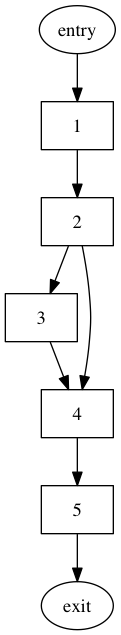

The Python source for this figure:
import pygraphviz as pgv


# strict (no parallel edges)
# digraph
# with attribute rankdir set to 'LR'
G = pgv.AGraph(directed = True, strict = True)
G.add_nodes_from(['1', '2', '3', '4', '5'], shape = 'box')
G.add_node('entry', shape = 'ellipse')
G.add_node('exit', shape = 'ellipse')

G.add_edge('entry', '1')
G.add_edge('5', 'exit')
G.add_edge('1', '2')
G.add_edge('2', '3')
G.add_edge('2', '4')
G.add_edge('3', '4')
G.add_edge('4', '5')

G.layout(prog = 'dot')  # layout with dot
G.draw(path = 'pygraphvizDemo.png')  # write to file
